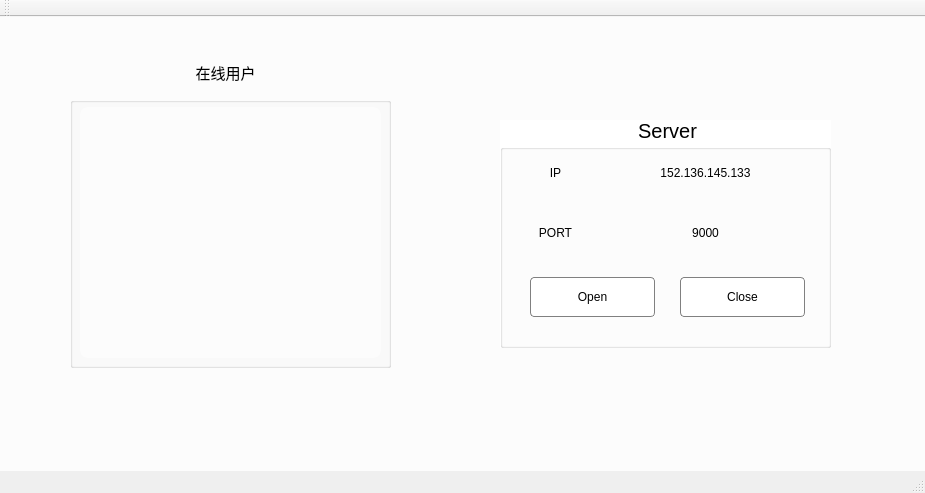
<?xml version="1.0" encoding="UTF-8"?>
<ui version="4.0">
 <class>MainWindow</class>
 <widget class="QMainWindow" name="MainWindow">
  <property name="geometry">
   <rect>
    <x>0</x>
    <y>0</y>
    <width>925</width>
    <height>493</height>
   </rect>
  </property>
  <property name="windowTitle">
   <string>MainWindow</string>
  </property>
  <widget class="QWidget" name="centralWidget">
   <property name="styleSheet">
    <string notr="true">QWidget {
    background-color: #fcfcfc;
}</string>
   </property>
   <widget class="QGroupBox" name="groupBox">
    <property name="geometry">
     <rect>
      <x>500</x>
      <y>100</y>
      <width>331</width>
      <height>231</height>
     </rect>
    </property>
    <property name="styleSheet">
     <string notr="true">QGroupBox {
    background-color: #fff;
    font-size: 20px;
    margin-top: 3px;
}</string>
    </property>
    <property name="title">
     <string>Server</string>
    </property>
    <property name="alignment">
     <set>Qt::AlignCenter</set>
    </property>
    <widget class="QLabel" name="label">
     <property name="geometry">
      <rect>
       <x>10</x>
       <y>40</y>
       <width>91</width>
       <height>31</height>
      </rect>
     </property>
     <property name="text">
      <string>IP</string>
     </property>
     <property name="alignment">
      <set>Qt::AlignCenter</set>
     </property>
    </widget>
    <widget class="QLabel" name="label_2">
     <property name="geometry">
      <rect>
       <x>10</x>
       <y>100</y>
       <width>91</width>
       <height>31</height>
      </rect>
     </property>
     <property name="text">
      <string>PORT</string>
     </property>
     <property name="alignment">
      <set>Qt::AlignCenter</set>
     </property>
    </widget>
    <widget class="QPushButton" name="open_server">
     <property name="geometry">
      <rect>
       <x>30</x>
       <y>160</y>
       <width>125</width>
       <height>40</height>
      </rect>
     </property>
     <property name="styleSheet">
      <string notr="true">QPushButton {
	border-radius: 4px;
    border: 1px solid gray;
    background-color: white;
}

QPushButton:hover {
    background-color: rgb(236, 245, 255);
    border: 1px solid rgb(64, 158, 255);
    color: rgb(64, 158, 255);
}

QPushButton:pressed {
    background-color: rgb(236, 245, 255);
    border: 1px solid rgb(64, 100, 255);
    color: rgb(64, 100, 255);
}</string>
     </property>
     <property name="text">
      <string>Open</string>
     </property>
    </widget>
    <widget class="QPushButton" name="close_server">
     <property name="geometry">
      <rect>
       <x>180</x>
       <y>160</y>
       <width>125</width>
       <height>40</height>
      </rect>
     </property>
     <property name="styleSheet">
      <string notr="true">QPushButton {
	border-radius: 4px;
    border: 1px solid gray;
    background-color: white;
}

QPushButton:hover {
    background-color: rgb(236, 245, 255);
    border: 1px solid rgb(64, 158, 255);
    color: rgb(64, 158, 255);
}

QPushButton:pressed {
    background-color: rgb(236, 245, 255);
    border: 1px solid rgb(64, 100, 255);
    color: rgb(64, 100, 255);
}</string>
     </property>
     <property name="text">
      <string>Close</string>
     </property>
    </widget>
    <widget class="QLabel" name="label_3">
     <property name="geometry">
      <rect>
       <x>110</x>
       <y>40</y>
       <width>191</width>
       <height>31</height>
      </rect>
     </property>
     <property name="text">
      <string>152.136.145.133</string>
     </property>
     <property name="alignment">
      <set>Qt::AlignCenter</set>
     </property>
    </widget>
    <widget class="QLabel" name="label_4">
     <property name="geometry">
      <rect>
       <x>110</x>
       <y>100</y>
       <width>191</width>
       <height>31</height>
      </rect>
     </property>
     <property name="text">
      <string>9000</string>
     </property>
     <property name="alignment">
      <set>Qt::AlignCenter</set>
     </property>
    </widget>
   </widget>
   <widget class="QGroupBox" name="groupBox_2">
    <property name="geometry">
     <rect>
      <x>70</x>
      <y>80</y>
      <width>321</width>
      <height>271</height>
     </rect>
    </property>
    <property name="title">
     <string/>
    </property>
    <widget class="QListWidget" name="user_list">
     <property name="geometry">
      <rect>
       <x>10</x>
       <y>10</y>
       <width>301</width>
       <height>251</height>
      </rect>
     </property>
     <property name="styleSheet">
      <string notr="true">QListWidget {
	border-radius: 8px;
}</string>
     </property>
    </widget>
   </widget>
   <widget class="QLabel" name="label_5">
    <property name="geometry">
     <rect>
      <x>180</x>
      <y>40</y>
      <width>91</width>
      <height>31</height>
     </rect>
    </property>
    <property name="font">
     <font>
      <family>Agency FB</family>
      <pointsize>11</pointsize>
     </font>
    </property>
    <property name="text">
     <string>在线用户</string>
    </property>
    <property name="textFormat">
     <enum>Qt::PlainText</enum>
    </property>
    <property name="alignment">
     <set>Qt::AlignCenter</set>
    </property>
   </widget>
  </widget>
  <widget class="QMenuBar" name="menuBar">
   <property name="geometry">
    <rect>
     <x>0</x>
     <y>0</y>
     <width>925</width>
     <height>26</height>
    </rect>
   </property>
  </widget>
  <widget class="QToolBar" name="mainToolBar">
   <attribute name="toolBarArea">
    <enum>TopToolBarArea</enum>
   </attribute>
   <attribute name="toolBarBreak">
    <bool>false</bool>
   </attribute>
  </widget>
  <widget class="QStatusBar" name="statusBar"/>
 </widget>
 <layoutdefault spacing="6" margin="11"/>
 <resources/>
 <connections/>
</ui>
